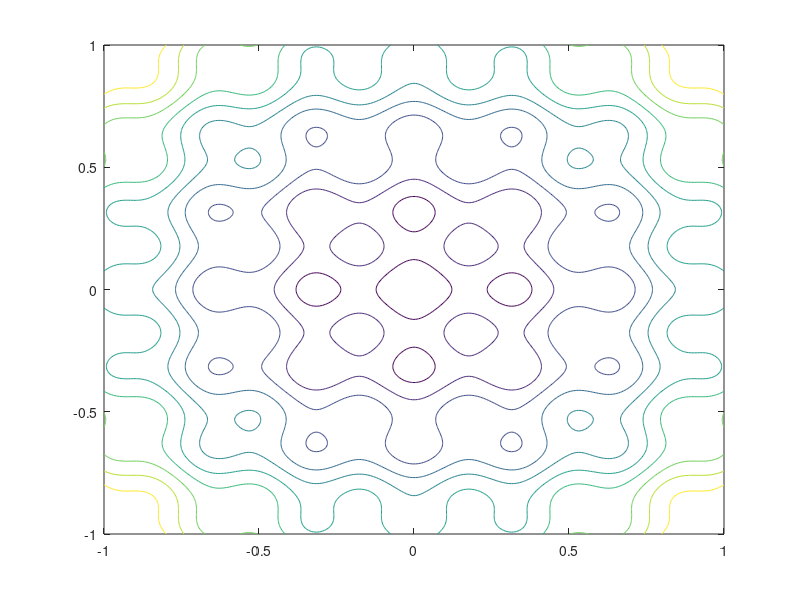

The MATLAB source for this figure: (Note: this script raises an error after producing the figure.)
clc,clear
j=0
figure
[x1,x2] = meshgrid(-1:.005:1,-1:.005:1);
Z=0.2+x1.^2+x2.^2-0.1*cos(6*pi*x1)-0.1*cos(6*pi*x2);
contour(x1,x2,Z)
hold on
while j<10
id=sprintf('data%i.mat',j)
load(id)
plot(x(:,1),x(:,2),'k')
plot(x(1,1),x(1,2),'b*') %starting point
plot(x(length(x),1),x(length(x),2),'r*') %end point
axis([-1.5,1.5,-1,1])
j=j+1
end
hold off
%%
figure
hold on
j=0
while j<10
id=sprintf('data%i.mat',j)
load(id)
plot(1:length(x),ite)
j=j+1;
end
hold off
%%
figure
hold on
j=0
while j<10
id=sprintf('data%i.mat',j)
load(id)
plot(1:length(x),fx)
j=j+1;
end
hold off